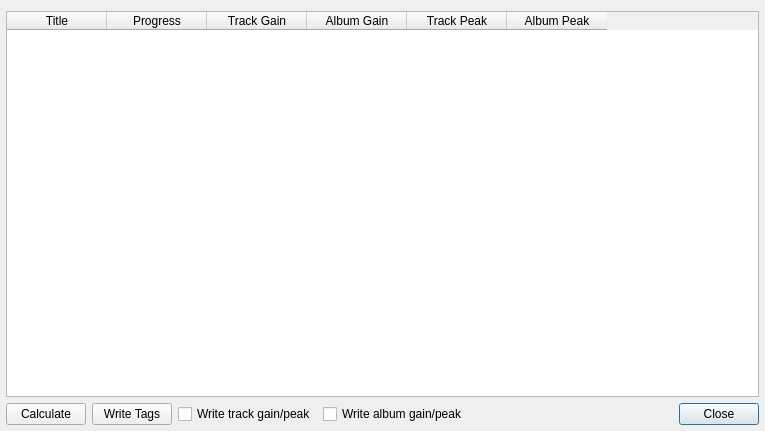
<?xml version="1.0" encoding="UTF-8"?>
<ui version="4.0">
 <class>RGScanDialog</class>
 <widget class="QDialog" name="RGScanDialog">
  <property name="geometry">
   <rect>
    <x>0</x>
    <y>0</y>
    <width>765</width>
    <height>431</height>
   </rect>
  </property>
  <property name="windowTitle">
   <string>ReplayGain Scanner</string>
  </property>
  <layout class="QGridLayout" name="gridLayout">
   <property name="leftMargin">
    <number>6</number>
   </property>
   <property name="rightMargin">
    <number>6</number>
   </property>
   <property name="bottomMargin">
    <number>6</number>
   </property>
   <item row="1" column="2">
    <widget class="QCheckBox" name="trackCheckBox">
     <property name="text">
      <string>Write track gain/peak</string>
     </property>
    </widget>
   </item>
   <item row="1" column="4">
    <widget class="QDialogButtonBox" name="buttonBox">
     <property name="standardButtons">
      <set>QDialogButtonBox::Close</set>
     </property>
    </widget>
   </item>
   <item row="0" column="0" colspan="5">
    <widget class="QTableWidget" name="tableWidget">
     <property name="editTriggers">
      <set>QAbstractItemView::NoEditTriggers</set>
     </property>
     <property name="alternatingRowColors">
      <bool>true</bool>
     </property>
     <property name="selectionMode">
      <enum>QAbstractItemView::SingleSelection</enum>
     </property>
     <property name="selectionBehavior">
      <enum>QAbstractItemView::SelectRows</enum>
     </property>
     <column>
      <property name="text">
       <string>Title</string>
      </property>
     </column>
     <column>
      <property name="text">
       <string>Progress</string>
      </property>
     </column>
     <column>
      <property name="text">
       <string>Track Gain</string>
      </property>
     </column>
     <column>
      <property name="text">
       <string>Album Gain</string>
      </property>
     </column>
     <column>
      <property name="text">
       <string>Track Peak</string>
      </property>
     </column>
     <column>
      <property name="text">
       <string>Album Peak</string>
      </property>
     </column>
    </widget>
   </item>
   <item row="1" column="0">
    <widget class="QPushButton" name="calculateButton">
     <property name="text">
      <string>Calculate</string>
     </property>
    </widget>
   </item>
   <item row="1" column="1">
    <widget class="QPushButton" name="writeButton">
     <property name="text">
      <string>Write Tags</string>
     </property>
    </widget>
   </item>
   <item row="1" column="3">
    <widget class="QCheckBox" name="albumCheckBox">
     <property name="text">
      <string>Write album gain/peak</string>
     </property>
    </widget>
   </item>
  </layout>
 </widget>
 <resources/>
 <connections>
  <connection>
   <sender>buttonBox</sender>
   <signal>accepted()</signal>
   <receiver>RGScanDialog</receiver>
   <slot>accept()</slot>
   <hints>
    <hint type="sourcelabel">
     <x>330</x>
     <y>408</y>
    </hint>
    <hint type="destinationlabel">
     <x>112</x>
     <y>425</y>
    </hint>
   </hints>
  </connection>
  <connection>
   <sender>buttonBox</sender>
   <signal>rejected()</signal>
   <receiver>RGScanDialog</receiver>
   <slot>reject()</slot>
   <hints>
    <hint type="sourcelabel">
     <x>393</x>
     <y>407</y>
    </hint>
    <hint type="destinationlabel">
     <x>383</x>
     <y>425</y>
    </hint>
   </hints>
  </connection>
 </connections>
</ui>
